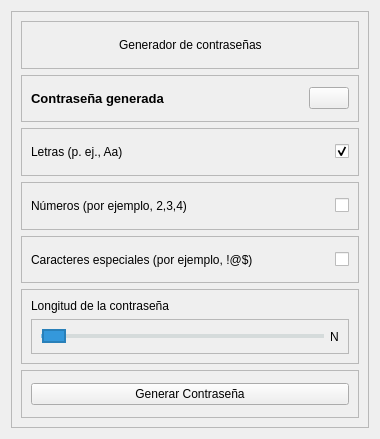
<?xml version="1.0" encoding="UTF-8"?>
<ui version="4.0">
 <class>Widget</class>
 <widget class="QWidget" name="Widget">
  <property name="geometry">
   <rect>
    <x>0</x>
    <y>0</y>
    <width>380</width>
    <height>439</height>
   </rect>
  </property>
  <property name="minimumSize">
   <size>
    <width>0</width>
    <height>0</height>
   </size>
  </property>
  <property name="maximumSize">
   <size>
    <width>1000</width>
    <height>1001</height>
   </size>
  </property>
  <property name="windowTitle">
   <string>Widget</string>
  </property>
  <property name="styleSheet">
   <string notr="true">.QLabel{
	font-family: &quot;Roboto&quot;;
}</string>
  </property>
  <layout class="QGridLayout" name="gridLayout_2">
   <item row="0" column="1">
    <widget class="QFrame" name="frame">
     <property name="frameShape">
      <enum>QFrame::Shape::StyledPanel</enum>
     </property>
     <property name="frameShadow">
      <enum>QFrame::Shadow::Raised</enum>
     </property>
     <layout class="QVBoxLayout" name="verticalLayout">
      <item>
       <layout class="QGridLayout" name="gridLayout">
        <item row="0" column="0">
         <widget class="QFrame" name="frame_2">
          <property name="frameShape">
           <enum>QFrame::Shape::StyledPanel</enum>
          </property>
          <property name="frameShadow">
           <enum>QFrame::Shadow::Raised</enum>
          </property>
          <layout class="QGridLayout" name="gridLayout_10">
           <item row="0" column="1">
            <widget class="QLabel" name="label">
             <property name="styleSheet">
              <string notr="true"/>
             </property>
             <property name="text">
              <string>Generador de contraseñas</string>
             </property>
            </widget>
           </item>
           <item row="0" column="0">
            <spacer name="horizontalSpacer_4">
             <property name="orientation">
              <enum>Qt::Orientation::Horizontal</enum>
             </property>
             <property name="sizeHint" stdset="0">
              <size>
               <width>40</width>
               <height>20</height>
              </size>
             </property>
            </spacer>
           </item>
           <item row="0" column="2">
            <spacer name="horizontalSpacer_5">
             <property name="orientation">
              <enum>Qt::Orientation::Horizontal</enum>
             </property>
             <property name="sizeHint" stdset="0">
              <size>
               <width>40</width>
               <height>20</height>
              </size>
             </property>
            </spacer>
           </item>
          </layout>
         </widget>
        </item>
       </layout>
      </item>
      <item>
       <layout class="QGridLayout" name="gridLayout_3">
        <item row="0" column="0">
         <widget class="QFrame" name="frame_9">
          <property name="frameShape">
           <enum>QFrame::Shape::StyledPanel</enum>
          </property>
          <property name="frameShadow">
           <enum>QFrame::Shadow::Raised</enum>
          </property>
          <layout class="QHBoxLayout" name="horizontalLayout_6">
           <item>
            <widget class="QLabel" name="contrasena">
             <property name="styleSheet">
              <string notr="true">QLabel {
    font-size: 10pt;
    font-weight: bold;
}

QLabel span.letters {
    color: black;  /* Letras en negro */
}

QLabel span.digits {
    color: red;  /* Dígitos en rojo */
}

QLabel span.special {
    color: blue;  /* Caracteres especiales en azul */
}
</string>
             </property>
             <property name="text">
              <string>Contraseña generada</string>
             </property>
             <property name="textFormat">
              <enum>Qt::TextFormat::PlainText</enum>
             </property>
            </widget>
           </item>
           <item>
            <spacer name="horizontalSpacer_6">
             <property name="orientation">
              <enum>Qt::Orientation::Horizontal</enum>
             </property>
             <property name="sizeHint" stdset="0">
              <size>
               <width>136</width>
               <height>20</height>
              </size>
             </property>
            </spacer>
           </item>
           <item>
            <widget class="QPushButton" name="copiar">
             <property name="text">
              <string/>
             </property>
             <property name="icon">
              <iconset theme="QIcon::ThemeIcon::EditPaste"/>
             </property>
            </widget>
           </item>
          </layout>
         </widget>
        </item>
       </layout>
      </item>
      <item>
       <layout class="QHBoxLayout" name="horizontalLayout_2">
        <item>
         <widget class="QFrame" name="frame_3">
          <property name="frameShape">
           <enum>QFrame::Shape::StyledPanel</enum>
          </property>
          <property name="frameShadow">
           <enum>QFrame::Shadow::Raised</enum>
          </property>
          <layout class="QHBoxLayout" name="horizontalLayout_3">
           <item>
            <widget class="QLabel" name="label_2">
             <property name="text">
              <string>Letras (p. ej., Aa)</string>
             </property>
            </widget>
           </item>
           <item>
            <spacer name="horizontalSpacer">
             <property name="orientation">
              <enum>Qt::Orientation::Horizontal</enum>
             </property>
             <property name="sizeHint" stdset="0">
              <size>
               <width>40</width>
               <height>20</height>
              </size>
             </property>
            </spacer>
           </item>
           <item>
            <widget class="QCheckBox" name="letras_checkbox">
             <property name="autoFillBackground">
              <bool>true</bool>
             </property>
             <property name="styleSheet">
              <string notr="true">font-family: &quot;Roboto&quot;;
/* Estilo para CheckBox */
</string>
             </property>
             <property name="text">
              <string/>
             </property>
             <property name="checkable">
              <bool>true</bool>
             </property>
             <property name="checked">
              <bool>true</bool>
             </property>
             <property name="tristate">
              <bool>false</bool>
             </property>
            </widget>
           </item>
          </layout>
         </widget>
        </item>
       </layout>
      </item>
      <item>
       <layout class="QGridLayout" name="gridLayout_4">
        <item row="0" column="0">
         <widget class="QFrame" name="frame_4">
          <property name="frameShape">
           <enum>QFrame::Shape::StyledPanel</enum>
          </property>
          <property name="frameShadow">
           <enum>QFrame::Shadow::Raised</enum>
          </property>
          <layout class="QHBoxLayout" name="horizontalLayout_4">
           <item>
            <widget class="QLabel" name="label_3">
             <property name="text">
              <string>Números (por ejemplo, 2,3,4)</string>
             </property>
            </widget>
           </item>
           <item>
            <spacer name="horizontalSpacer_2">
             <property name="orientation">
              <enum>Qt::Orientation::Horizontal</enum>
             </property>
             <property name="sizeHint" stdset="0">
              <size>
               <width>40</width>
               <height>20</height>
              </size>
             </property>
            </spacer>
           </item>
           <item>
            <widget class="QCheckBox" name="numeros_checkbox">
             <property name="styleSheet">
              <string notr="true">font-family: &quot;Roboto&quot;;</string>
             </property>
             <property name="text">
              <string/>
             </property>
            </widget>
           </item>
          </layout>
         </widget>
        </item>
       </layout>
      </item>
      <item>
       <layout class="QGridLayout" name="gridLayout_5">
        <item row="1" column="0">
         <widget class="QFrame" name="frame_5">
          <property name="frameShape">
           <enum>QFrame::Shape::StyledPanel</enum>
          </property>
          <property name="frameShadow">
           <enum>QFrame::Shadow::Raised</enum>
          </property>
          <layout class="QHBoxLayout" name="horizontalLayout_5">
           <item>
            <widget class="QLabel" name="label_4">
             <property name="text">
              <string>Caracteres especiales (por ejemplo, !@$)</string>
             </property>
            </widget>
           </item>
           <item>
            <spacer name="horizontalSpacer_3">
             <property name="orientation">
              <enum>Qt::Orientation::Horizontal</enum>
             </property>
             <property name="sizeHint" stdset="0">
              <size>
               <width>40</width>
               <height>20</height>
              </size>
             </property>
            </spacer>
           </item>
           <item>
            <widget class="QCheckBox" name="caracteres_checkbox">
             <property name="styleSheet">
              <string notr="true"/>
             </property>
             <property name="text">
              <string/>
             </property>
            </widget>
           </item>
          </layout>
         </widget>
        </item>
       </layout>
      </item>
      <item>
       <layout class="QGridLayout" name="gridLayout_6">
        <item row="0" column="0">
         <widget class="QFrame" name="frame_6">
          <property name="frameShape">
           <enum>QFrame::Shape::StyledPanel</enum>
          </property>
          <property name="frameShadow">
           <enum>QFrame::Shadow::Raised</enum>
          </property>
          <layout class="QVBoxLayout" name="verticalLayout_2">
           <item>
            <widget class="QLabel" name="label_5">
             <property name="text">
              <string>Longitud de la contraseña</string>
             </property>
            </widget>
           </item>
           <item>
            <widget class="QFrame" name="frame_7">
             <property name="frameShape">
              <enum>QFrame::Shape::StyledPanel</enum>
             </property>
             <property name="frameShadow">
              <enum>QFrame::Shadow::Raised</enum>
             </property>
             <layout class="QHBoxLayout" name="horizontalLayout">
              <item>
               <widget class="QSlider" name="slider">
                <property name="styleSheet">
                 <string notr="true">QSlider::groove:horizontal {
    border: 1px solid #ccc;
    background: #ecf0f1; /* Fondo de la línea */
    height: 2px;
    border-radius: 2px;
}

QSlider::handle:horizontal {
    background: #3498db; /* Color azul claro */
    border: 2px solid #2980b9; /* Borde azul oscuro */
    width: 20px; /* Tamaño del botón circular */
    height: 20px;
    margin: -6px 0; /* Posición del botón circular */
    border-radius: 10px; /* Hace el botón completamente circular */
}

QSlider::sub-page:horizontal {
    background: #85c1e9; /* Parte activa del slider (a la izquierda del botón) */
    border-radius: 4px;
}

QSlider::add-page:horizontal {
    background: #d5dbdb; /* Parte inactiva del slider (a la derecha del botón) */
    border-radius: 4px;
}
</string>
                </property>
                <property name="orientation">
                 <enum>Qt::Orientation::Horizontal</enum>
                </property>
               </widget>
              </item>
              <item>
               <widget class="QLabel" name="sliderL">
                <property name="text">
                 <string>N</string>
                </property>
               </widget>
              </item>
             </layout>
            </widget>
           </item>
          </layout>
         </widget>
        </item>
       </layout>
      </item>
      <item>
       <layout class="QGridLayout" name="gridLayout_8">
        <item row="0" column="0">
         <widget class="QFrame" name="frame_8">
          <property name="frameShape">
           <enum>QFrame::Shape::StyledPanel</enum>
          </property>
          <property name="frameShadow">
           <enum>QFrame::Shadow::Raised</enum>
          </property>
          <layout class="QGridLayout" name="gridLayout_16">
           <item row="0" column="0">
            <widget class="QPushButton" name="generarB">
             <property name="styleSheet">
              <string notr="true">font-family: &quot;Roboto&quot;</string>
             </property>
             <property name="text">
              <string>Generar Contraseña</string>
             </property>
            </widget>
           </item>
          </layout>
         </widget>
        </item>
       </layout>
      </item>
     </layout>
    </widget>
   </item>
  </layout>
 </widget>
 <resources/>
 <connections/>
</ui>
